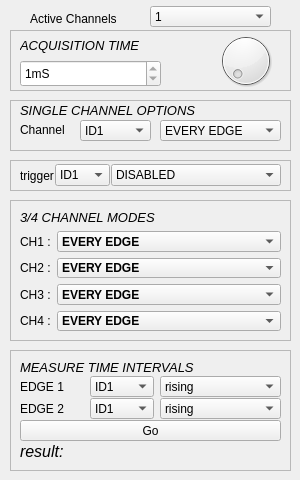
         <widget class="QWidget" name="Digital">
          <attribute name="title">
           <string>Digital signals</string>
          </attribute>
          <attribute name="toolTip">
           <string>Four channel Logic Analyzer</string>
          </attribute>
          <widget class="QComboBox" name="active_channel_box">
           <property name="geometry">
            <rect>
             <x>150</x>
             <y>6</y>
             <width>121</width>
             <height>21</height>
            </rect>
           </property>
           <property name="sizePolicy">
            <sizepolicy hsizetype="Preferred" vsizetype="Fixed">
             <horstretch>0</horstretch>
             <verstretch>0</verstretch>
            </sizepolicy>
           </property>
           <item>
            <property name="text">
             <string>1</string>
            </property>
           </item>
           <item>
            <property name="text">
             <string>2</string>
            </property>
           </item>
           <item>
            <property name="text">
             <string>3</string>
            </property>
           </item>
           <item>
            <property name="text">
             <string>4</string>
            </property>
           </item>
          </widget>
          <widget class="QLabel" name="label_13">
           <property name="geometry">
            <rect>
             <x>30</x>
             <y>10</y>
             <width>106</width>
             <height>17</height>
            </rect>
           </property>
           <property name="sizePolicy">
            <sizepolicy hsizetype="Maximum" vsizetype="Preferred">
             <horstretch>0</horstretch>
             <verstretch>0</verstretch>
            </sizepolicy>
           </property>
           <property name="text">
            <string>Active Channels</string>
           </property>
          </widget>
          <widget class="QFrame" name="frame_4">
           <property name="geometry">
            <rect>
             <x>10</x>
             <y>30</y>
             <width>281</width>
             <height>61</height>
            </rect>
           </property>
           <property name="frameShape">
            <enum>QFrame::StyledPanel</enum>
           </property>
           <property name="frameShadow">
            <enum>QFrame::Raised</enum>
           </property>
           <widget class="QDial" name="dial_16">
            <property name="geometry">
             <rect>
              <x>180</x>
              <y>0</y>
              <width>111</width>
              <height>61</height>
             </rect>
            </property>
            <property name="minimum">
             <number>0</number>
            </property>
            <property name="maximum">
             <number>9</number>
            </property>
            <property name="pageStep">
             <number>1</number>
            </property>
            <property name="value">
             <number>0</number>
            </property>
           </widget>
           <widget class="QSpinBox" name="digital_timescale">
            <property name="geometry">
             <rect>
              <x>10</x>
              <y>30</y>
              <width>141</width>
              <height>27</height>
             </rect>
            </property>
            <property name="readOnly">
             <bool>true</bool>
            </property>
            <property name="suffix">
             <string>mS</string>
            </property>
            <property name="maximum">
             <number>10000</number>
            </property>
            <property name="value">
             <number>1</number>
            </property>
           </widget>
           <widget class="QLabel" name="label_53">
            <property name="geometry">
             <rect>
              <x>10</x>
              <y>0</y>
              <width>141</width>
              <height>31</height>
             </rect>
            </property>
            <property name="font">
             <font>
              <pointsize>10</pointsize>
              <weight>50</weight>
              <italic>true</italic>
              <bold>false</bold>
             </font>
            </property>
            <property name="text">
             <string>ACQUISITION TIME</string>
            </property>
           </widget>
          </widget>
          <widget class="QFrame" name="frame_5">
           <property name="geometry">
            <rect>
             <x>10</x>
             <y>200</y>
             <width>281</width>
             <height>141</height>
            </rect>
           </property>
           <property name="frameShape">
            <enum>QFrame::StyledPanel</enum>
           </property>
           <property name="frameShadow">
            <enum>QFrame::Raised</enum>
           </property>
           <layout class="QFormLayout" name="formLayout">
            <item row="0" column="0" colspan="2">
             <widget class="QLabel" name="label_54">
              <property name="font">
               <font>
                <pointsize>10</pointsize>
                <weight>50</weight>
                <italic>true</italic>
                <bold>false</bold>
               </font>
              </property>
              <property name="text">
               <string>3/4 CHANNEL MODES</string>
              </property>
             </widget>
            </item>
            <item row="1" column="0">
             <widget class="QLabel" name="label_4">
              <property name="text">
               <string>CH1 :</string>
              </property>
             </widget>
            </item>
            <item row="1" column="1">
             <widget class="QComboBox" name="comboBox">
              <property name="font">
               <font>
                <pointsize>9</pointsize>
                <weight>75</weight>
                <bold>true</bold>
               </font>
              </property>
              <property name="currentIndex">
               <number>1</number>
              </property>
              <item>
               <property name="text">
                <string>DISABLED</string>
               </property>
              </item>
              <item>
               <property name="text">
                <string>EVERY EDGE</string>
               </property>
              </item>
              <item>
               <property name="text">
                <string>FALLING EDGES ONLY</string>
               </property>
              </item>
              <item>
               <property name="text">
                <string>RISING EDGES ONLY</string>
               </property>
              </item>
              <item>
               <property name="text">
                <string>EVERY FOUR RISING EDGES</string>
               </property>
              </item>
             </widget>
            </item>
            <item row="2" column="0">
             <widget class="QLabel" name="label_9">
              <property name="text">
               <string>CH2 :</string>
              </property>
             </widget>
            </item>
            <item row="2" column="1">
             <widget class="QComboBox" name="comboBox_2">
              <property name="font">
               <font>
                <pointsize>9</pointsize>
                <weight>75</weight>
                <bold>true</bold>
               </font>
              </property>
              <property name="currentIndex">
               <number>1</number>
              </property>
              <item>
               <property name="text">
                <string>DISABLED</string>
               </property>
              </item>
              <item>
               <property name="text">
                <string>EVERY EDGE</string>
               </property>
              </item>
              <item>
               <property name="text">
                <string>FALLING EDGES ONLY</string>
               </property>
              </item>
              <item>
               <property name="text">
                <string>RISING EDGES ONLY</string>
               </property>
              </item>
              <item>
               <property name="text">
                <string>EVERY FOUR RISING EDGES</string>
               </property>
              </item>
             </widget>
            </item>
            <item row="3" column="0">
             <widget class="QLabel" name="label_11">
              <property name="text">
               <string>CH3 :</string>
              </property>
             </widget>
            </item>
            <item row="3" column="1">
             <widget class="QComboBox" name="comboBox_3">
              <property name="font">
               <font>
                <pointsize>9</pointsize>
                <weight>75</weight>
                <bold>true</bold>
               </font>
              </property>
              <property name="currentIndex">
               <number>1</number>
              </property>
              <item>
               <property name="text">
                <string>DISABLED</string>
               </property>
              </item>
              <item>
               <property name="text">
                <string>EVERY EDGE</string>
               </property>
              </item>
              <item>
               <property name="text">
                <string>FALLING EDGES ONLY</string>
               </property>
              </item>
              <item>
               <property name="text">
                <string>RISING EDGES ONLY</string>
               </property>
              </item>
              <item>
               <property name="text">
                <string>EVERY FOUR RISING EDGES</string>
               </property>
              </item>
             </widget>
            </item>
            <item row="4" column="0">
             <widget class="QLabel" name="label_12">
              <property name="text">
               <string>CH4 :</string>
              </property>
             </widget>
            </item>
            <item row="4" column="1">
             <widget class="QComboBox" name="comboBox_4">
              <property name="font">
               <font>
                <pointsize>9</pointsize>
                <weight>75</weight>
                <bold>true</bold>
               </font>
              </property>
              <property name="currentIndex">
               <number>1</number>
              </property>
              <item>
               <property name="text">
                <string>DISABLED</string>
               </property>
              </item>
              <item>
               <property name="text">
                <string>EVERY EDGE</string>
               </property>
              </item>
              <item>
               <property name="text">
                <string>FALLING EDGES ONLY</string>
               </property>
              </item>
              <item>
               <property name="text">
                <string>RISING EDGES ONLY</string>
               </property>
              </item>
              <item>
               <property name="text">
                <string>EVERY FOUR RISING EDGES</string>
               </property>
              </item>
             </widget>
            </item>
           </layout>
          </widget>
          <widget class="QFrame" name="frame_7">
           <property name="geometry">
            <rect>
             <x>10</x>
             <y>350</y>
             <width>281</width>
             <height>121</height>
            </rect>
           </property>
           <property name="frameShape">
            <enum>QFrame::StyledPanel</enum>
           </property>
           <property name="frameShadow">
            <enum>QFrame::Raised</enum>
           </property>
           <layout class="QGridLayout" name="gridLayout_4">
            <property name="verticalSpacing">
             <number>1</number>
            </property>
            <item row="2" column="1">
             <widget class="QComboBox" name="edge2chan">
              <item>
               <property name="text">
                <string>ID1</string>
               </property>
              </item>
              <item>
               <property name="text">
                <string>ID2</string>
               </property>
              </item>
              <item>
               <property name="text">
                <string>ID3</string>
               </property>
              </item>
              <item>
               <property name="text">
                <string>ID4</string>
               </property>
              </item>
              <item>
               <property name="text">
                <string>-</string>
               </property>
              </item>
              <item>
               <property name="text">
                <string>CH1</string>
               </property>
              </item>
              <item>
               <property name="text">
                <string>Fin</string>
               </property>
              </item>
             </widget>
            </item>
            <item row="1" column="2">
             <widget class="QComboBox" name="edge1edge">
              <item>
               <property name="text">
                <string>rising</string>
               </property>
              </item>
              <item>
               <property name="text">
                <string>falling</string>
               </property>
              </item>
              <item>
               <property name="text">
                <string>four rising edges</string>
               </property>
              </item>
             </widget>
            </item>
            <item row="1" column="0">
             <widget class="QLabel" name="label_16">
              <property name="text">
               <string>EDGE 1</string>
              </property>
             </widget>
            </item>
            <item row="2" column="2">
             <widget class="QComboBox" name="edge2edge">
              <property name="currentIndex">
               <number>0</number>
              </property>
              <item>
               <property name="text">
                <string>rising</string>
               </property>
              </item>
              <item>
               <property name="text">
                <string>falling</string>
               </property>
              </item>
              <item>
               <property name="text">
                <string>four rising edges</string>
               </property>
              </item>
             </widget>
            </item>
            <item row="2" column="0">
             <widget class="QLabel" name="label_17">
              <property name="text">
               <string>EDGE 2</string>
              </property>
             </widget>
            </item>
            <item row="1" column="1">
             <widget class="QComboBox" name="edge1chan">
              <item>
               <property name="text">
                <string>ID1</string>
               </property>
              </item>
              <item>
               <property name="text">
                <string>ID2</string>
               </property>
              </item>
              <item>
               <property name="text">
                <string>ID3</string>
               </property>
              </item>
              <item>
               <property name="text">
                <string>ID4</string>
               </property>
              </item>
              <item>
               <property name="text">
                <string>-</string>
               </property>
              </item>
              <item>
               <property name="text">
                <string>CH1</string>
               </property>
              </item>
              <item>
               <property name="text">
                <string>Fin</string>
               </property>
              </item>
             </widget>
            </item>
            <item row="0" column="0" colspan="3">
             <widget class="QLabel" name="label_56">
              <property name="font">
               <font>
                <pointsize>10</pointsize>
                <weight>50</weight>
                <italic>true</italic>
                <bold>false</bold>
               </font>
              </property>
              <property name="text">
               <string>MEASURE TIME INTERVALS</string>
              </property>
             </widget>
            </item>
            <item row="3" column="0" colspan="3">
             <widget class="QPushButton" name="pushButton_6">
              <property name="text">
               <string>Go</string>
              </property>
             </widget>
            </item>
            <item row="6" column="0" colspan="3">
             <widget class="QLabel" name="time_interval_label">
              <property name="font">
               <font>
                <pointsize>12</pointsize>
                <weight>50</weight>
                <italic>true</italic>
                <bold>false</bold>
               </font>
              </property>
              <property name="text">
               <string>result:</string>
              </property>
             </widget>
            </item>
           </layout>
          </widget>
          <widget class="QFrame" name="frame_8">
           <property name="geometry">
            <rect>
             <x>10</x>
             <y>100</y>
             <width>281</width>
             <height>51</height>
            </rect>
           </property>
           <property name="frameShape">
            <enum>QFrame::StyledPanel</enum>
           </property>
           <property name="frameShadow">
            <enum>QFrame::Raised</enum>
           </property>
           <widget class="QLabel" name="label_58">
            <property name="geometry">
             <rect>
              <x>10</x>
              <y>0</y>
              <width>201</width>
              <height>21</height>
             </rect>
            </property>
            <property name="font">
             <font>
              <pointsize>10</pointsize>
              <weight>50</weight>
              <italic>true</italic>
              <bold>false</bold>
             </font>
            </property>
            <property name="text">
             <string>SINGLE CHANNEL OPTIONS</string>
            </property>
           </widget>
           <widget class="QComboBox" name="LA1_chanmode">
            <property name="geometry">
             <rect>
              <x>150</x>
              <y>20</y>
              <width>121</width>
              <height>21</height>
             </rect>
            </property>
            <property name="currentIndex">
             <number>1</number>
            </property>
            <item>
             <property name="text">
              <string>DISABLED</string>
             </property>
            </item>
            <item>
             <property name="text">
              <string>EVERY EDGE</string>
             </property>
            </item>
            <item>
             <property name="text">
              <string>FALLING EDGES ONLY</string>
             </property>
            </item>
            <item>
             <property name="text">
              <string>RISING EDGES ONLY</string>
             </property>
            </item>
            <item>
             <property name="text">
              <string>EVERY FOUR RISING EDGES</string>
             </property>
            </item>
           </widget>
           <widget class="QLabel" name="label_28">
            <property name="geometry">
             <rect>
              <x>10</x>
              <y>20</y>
              <width>61</width>
              <height>20</height>
             </rect>
            </property>
            <property name="text">
             <string>Channel</string>
            </property>
           </widget>
           <widget class="QComboBox" name="LA1_chan">
            <property name="geometry">
             <rect>
              <x>70</x>
              <y>20</y>
              <width>71</width>
              <height>21</height>
             </rect>
            </property>
            <item>
             <property name="text">
              <string>ID1</string>
             </property>
            </item>
            <item>
             <property name="text">
              <string>ID2</string>
             </property>
            </item>
            <item>
             <property name="text">
              <string>ID3</string>
             </property>
            </item>
            <item>
             <property name="text">
              <string>ID4</string>
             </property>
            </item>
            <item>
             <property name="text">
              <string>-</string>
             </property>
            </item>
            <item>
             <property name="text">
              <string>CH1</string>
             </property>
            </item>
            <item>
             <property name="text">
              <string>Fin</string>
             </property>
            </item>
           </widget>
          </widget>
          <widget class="QFrame" name="frame_10">
           <property name="geometry">
            <rect>
             <x>10</x>
             <y>160</y>
             <width>281</width>
             <height>31</height>
            </rect>
           </property>
           <property name="frameShape">
            <enum>QFrame::StyledPanel</enum>
           </property>
           <property name="frameShadow">
            <enum>QFrame::Raised</enum>
           </property>
           <layout class="QHBoxLayout" name="horizontalLayout_2">
            <property name="spacing">
             <number>1</number>
            </property>
            <property name="topMargin">
             <number>0</number>
            </property>
            <property name="bottomMargin">
             <number>0</number>
            </property>
            <item>
             <widget class="QLabel" name="label_29">
              <property name="text">
               <string>trigger</string>
              </property>
             </widget>
            </item>
            <item>
             <widget class="QComboBox" name="LA1_trig">
              <item>
               <property name="text">
                <string>ID1</string>
               </property>
              </item>
              <item>
               <property name="text">
                <string>ID2</string>
               </property>
              </item>
              <item>
               <property name="text">
                <string>ID3</string>
               </property>
              </item>
              <item>
               <property name="text">
                <string>ID4</string>
               </property>
              </item>
              <item>
               <property name="text">
                <string>-</string>
               </property>
              </item>
              <item>
               <property name="text">
                <string>CH1</string>
               </property>
              </item>
              <item>
               <property name="text">
                <string>Fin</string>
               </property>
              </item>
             </widget>
            </item>
            <item>
             <widget class="QComboBox" name="LA1_trigmode">
              <property name="currentIndex">
               <number>0</number>
              </property>
              <item>
               <property name="text">
                <string>DISABLED</string>
               </property>
              </item>
              <item>
               <property name="text">
                <string>FALLING EDGES ONLY</string>
               </property>
              </item>
              <item>
               <property name="text">
                <string>RISING EDGES ONLY</string>
               </property>
              </item>
              <item>
               <property name="text">
                <string>EVERY FOUR RISING EDGES</string>
               </property>
              </item>
             </widget>
            </item>
           </layout>
          </widget>
         </widget>
